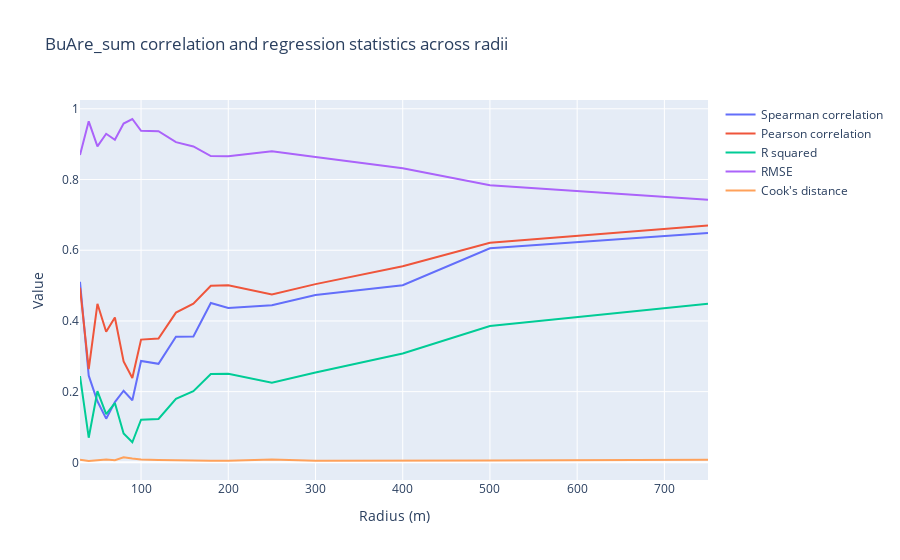

The notebook cell this image was saved under:
### Code cell
param_scale_plot('BuAre_sum')
